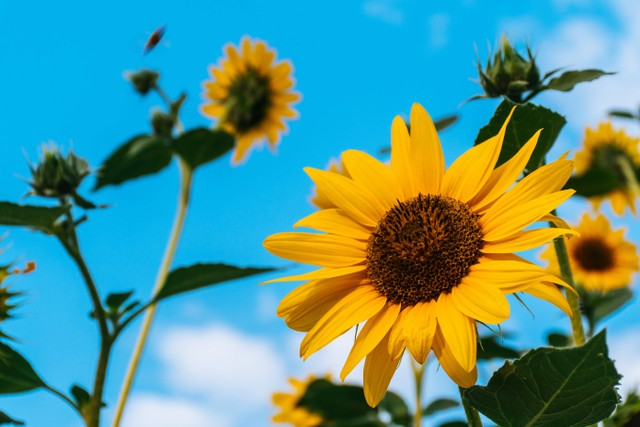
#> input picture gambar.jpg, 640 x 427 px
$ python praktikum5.3.py
#> lines starting #> are read from the running program, lines starting #| are printed output that depends on the picture
# Percobaan 3 : Invers
import cv2
import numpy as np
import matplotlib.pyplot as plt

# Membaca dan mengubah citra menjadi 0
img = cv2.imread("gambar.jpg", 0)
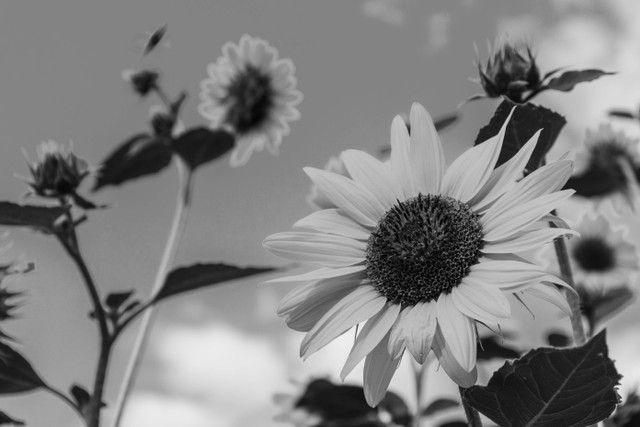
#> img: shape (427, 640); min 0, max 242, mean 129.5

 # Melakukan invers pada nilai piksel dengen mengurangkan setiap nilai piksel dari 255
img1 = 255 - img
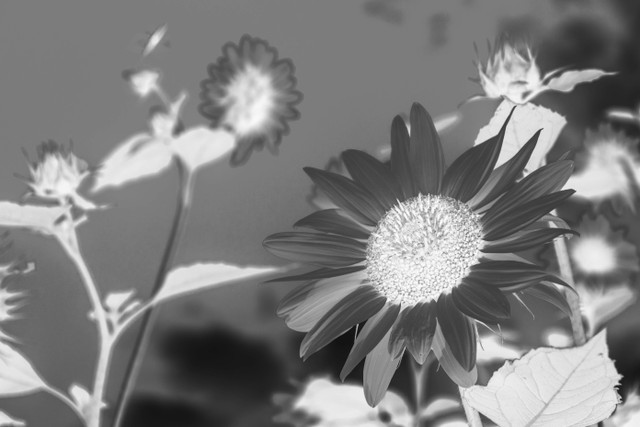
#> img1: shape (427, 640); min 13, max 255, mean 125.5
plt.subplot(121)
plt.imshow(img, cmap='gray', vmin=0, vmax=255)
plt.title("Original")
plt.subplot(122)
plt.imshow(img1, cmap='gray', vmin=0, vmax=255)
plt.title("invers")
plt.show()
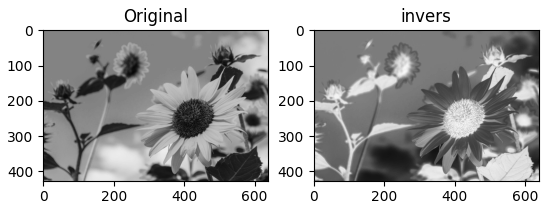
#> figure drawn by matplotlib, 2 panels

$ run again, with face-image.jpg copied over gambar.jpg
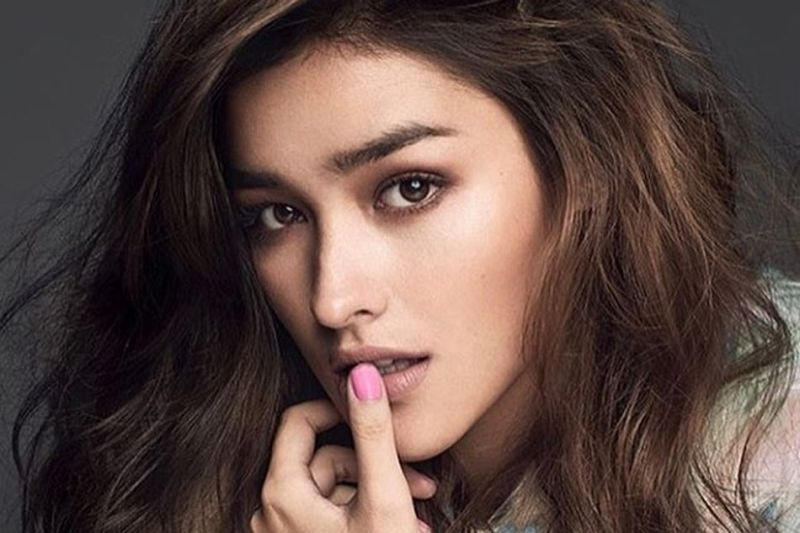
#> input picture face-image.jpg, 800 x 533 px
#> `img1 = 255 - img`:
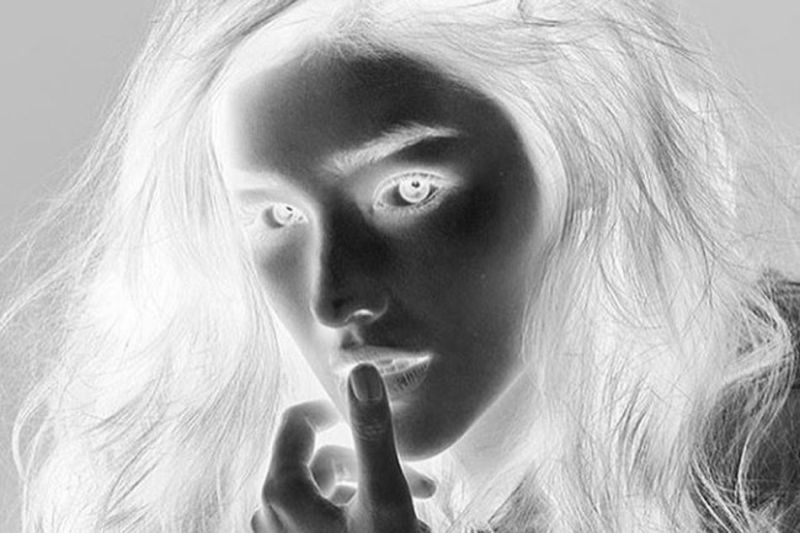
#> img1: shape (533, 800); min 18, max 255, mean 177.6
#> `plt.show()`:
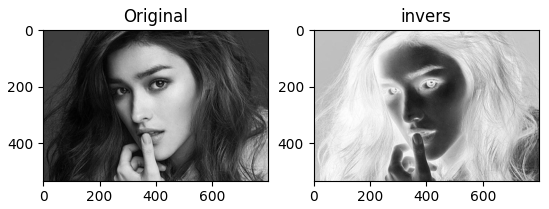
#> figure drawn by matplotlib, 2 panels

$ run again, with meting.jpg copied over gambar.jpg
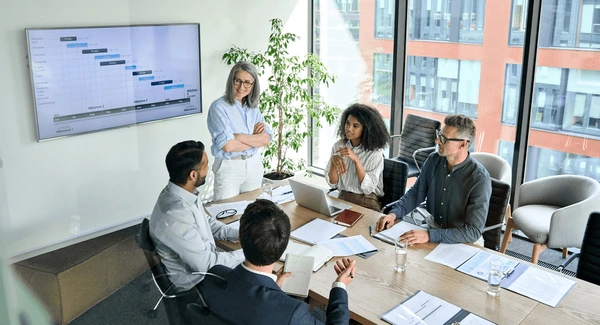
#> input picture meting.jpg, 600 x 325 px
#> `img1 = 255 - img`:
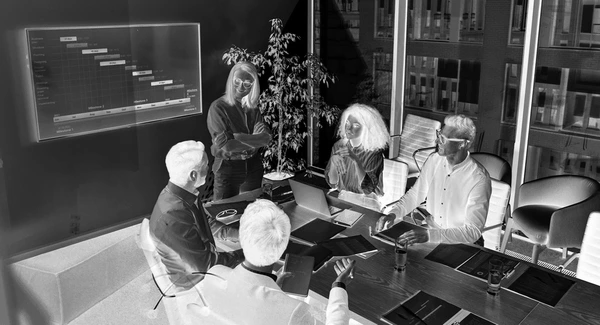
#> img1: shape (325, 600); min 0, max 255, mean 92.1
#> `plt.show()`:
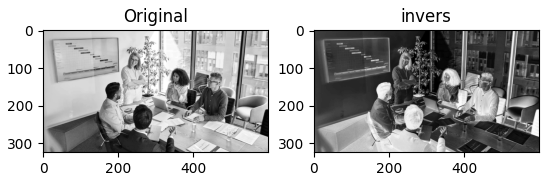
#> figure drawn by matplotlib, 2 panels

$ run again, with pegunungan.jpg copied over gambar.jpg
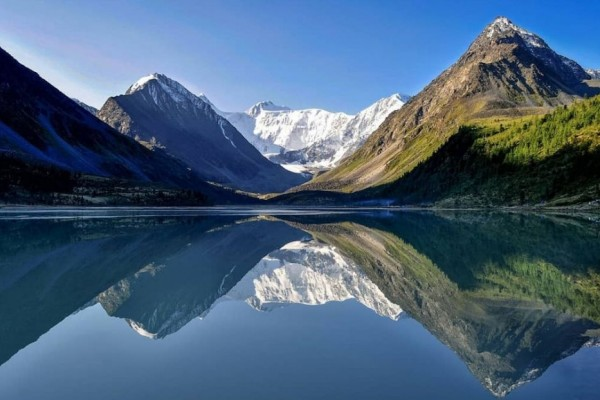
#> input picture pegunungan.jpg, 600 x 400 px
#> `img1 = 255 - img`:
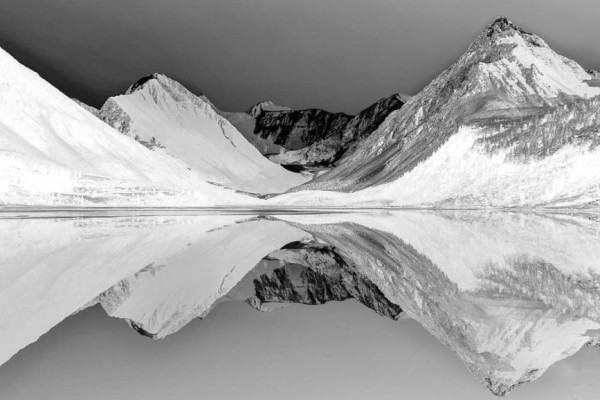
#> img1: shape (400, 600); min 0, max 255, mean 162.5
#> `plt.show()`:
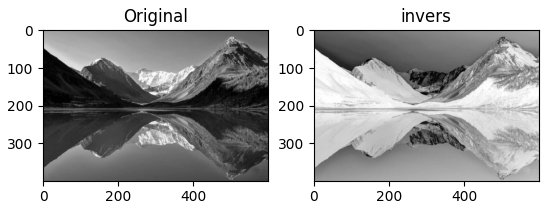
#> figure drawn by matplotlib, 2 panels
